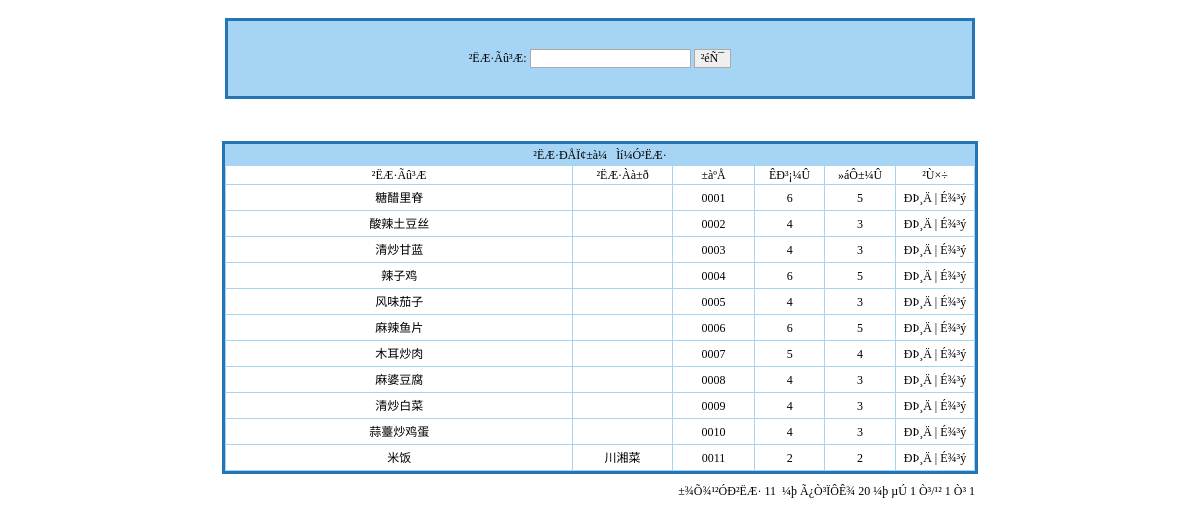
/admin/goods.php (signed in), run on the app's committed database.
### tables this page shows
CREATE TABLE `goods` (
  `id` int(4) NOT NULL AUTO_INCREMENT,
  `name` varchar(25) DEFAULT NULL COMMENT '外卖名称',
  `jianjie` mediumtext COMMENT '外卖介绍',
  `xinghao` varchar(25) DEFAULT NULL COMMENT '外卖型号',
  `tupian` varchar(200) DEFAULT NULL COMMENT '外卖图片',
  `shuliang` int(4) DEFAULT NULL COMMENT '外卖数量',
  `cishu` int(4) DEFAULT NULL COMMENT '卖出次数',
  `huiyuanjia` varchar(25) DEFAULT NULL COMMENT '会员价',
  `shichangjia` varchar(25) DEFAULT NULL COMMENT '市场价',
  `leibie` varchar(25) DEFAULT NULL COMMENT '类别',
  `addtime` timestamp NOT NULL DEFAULT CURRENT_TIMESTAMP COMMENT '添加时间',
  `hits` int(11) NOT NULL DEFAULT '1',
  PRIMARY KEY (`id`)
);

CREATE TABLE `leibie` (
  `id` int(10) NOT NULL AUTO_INCREMENT,
  `name` varchar(50) NOT NULL,
  PRIMARY KEY (`id`)
);

### conn.php (called while the page is built, shortened)
<?php
function get_name($id,$table)
{
	$sql="select * from $table where id=$id";
	$r=mysql_query($sql);
	$rows=mysql_fetch_array($r);
	return $rows[name];
}
?>

### admin/goods.php (the view, shortened to what this page needs)
<html>
<head>
<link rel="stylesheet" type="text/css" href="skin/css/base.css">
</head>
<?php
  include("../conn.php");
?>
<body topmargin="0" leftmargin="0" bottommargin="0">  <br><table width="750" border="0" align="center" cellpadding="0" cellspacing="0" class="table_big">
 <tr>
    <td height="75" ><form name="form1" method="post" action="?act=search">
  <p align="center">²ËÆ·Ãû³Æ:
    <input type="text" name="name" id="name">
    <input type="submit" name="button" id="button" value="²éÑ¯">
  </p>
</form></td>
  </tr>
</table>
<?php
 $where =" where 1=1";
$q="select count(*) as total from goods $where";
	   $sql=mysql_query($q);
	   $data=mysql_fetch_array($sql);
	   $total=$data[total];
?>
  <p>&nbsp;</p>
  <table width="750" border="0" align="center" cellpadding="0" cellspacing="0" class="table_big">
  <tr>
    <td height="75" ><table width="750" height="86" border="0" cellpadding="0" cellspacing="1">
	  <tr>
        <td height="20" colspan="10"><div align="center" >²ËÆ·ÐÅÏ¢±à¼­   &nbsp;&nbsp;<a href="goods_add.php">Ìí¼Ó²ËÆ·</a></div></td>
      </tr>
      <tr>
        <td width="302" bgcolor="#FFFFFF"><div align="center">²ËÆ·Ãû³Æ</div></td>
        <td width="86" bgcolor="#FFFFFF"><div align="center">²ËÆ·Àà±ð</div></td>
        <td width="71" bgcolor="#FFFFFF"><div align="center">±àºÅ</div></td>
        <td width="60" bgcolor="#FFFFFF"><div align="center">ÊÐ³¡¼Û</div></td>
        <td width="61" bgcolor="#FFFFFF"><div align="center">»áÔ±¼Û</div></td>
        <td width="68" bgcolor="#FFFFFF"><div align="center">²Ù×÷</div></td>
      </tr>
	  <?php
	       $pagesize=20;
		   if ($total<=$pagesize){
		      $pagecount=1;
			}
			if(($total%$pagesize)!=0){
			   $pagecount=intval($total/$pagesize)+1;
			}else{
			   $pagecount=$total/$pagesize;
			}
			if(($_GET[page])==""){
			    $page=1;
			}else{
			    $page=intval($_GET[page]);
			}
           $sql1=mysql_query("select * from goods $where order by addtime desc limit ".($page-1)*$pagesize.",$pagesize");
		   while($list=mysql_fetch_array($sql1))
		    {
	  ?>
      <tr>
        <td height="25" bgcolor="#FFFFFF">
          <div align="center"><?php  echo $list[name];?></div></td>
        <td height="25" bgcolor="#FFFFFF"><div align="center"><?php  echo
			get_name($list[leibie],'leibie')?></div></td>
        <td height="25" bgcolor="#FFFFFF"><div align="center"><?php  echo $list[xinghao];?></div></td>
        <td height="25" bgcolor="#FFFFFF"><div align="center"><?php  echo $list[shichangjia];?></div></td>
        <td height="25" bgcolor="#FFFFFF"><div align="center"><?php  echo $list[huiyuanjia];?></div></td>
        <td height="25" bgcolor="#FFFFFF"><div align="center"><a href="goods_edit.php?id=<?php  echo $list[id];?>">ÐÞ¸Ä</a> |  <a href="goods_del.php?id=<?php  echo $list['id']; ?>" class="ajaxlink"  onclick="return confirm('È·¶¨ÒªÉ¾³ýÂð');" >É¾³ý</a></div></td>
      </tr>
	 <?php
	    }
      ?>
    </table></td>
  </tr>
</table>
<table width="750" height="33" border="0" align="center" cellpadding="0" cellspacing="0">
  <tr>
    <td width="165">
	  <div align="left"></td>
    <td width="585"><div align="right">&nbsp;±¾Õ¾¹²ÓÐ²ËÆ·
        <?php
		   echo $total;
		  ?>
        &nbsp;¼þ&nbsp;Ã¿Ò³ÏÔÊ¾&nbsp;<?php  echo $pagesize;?>&nbsp;¼þ&nbsp;µÚ&nbsp;<?php  echo $page;?>&nbsp;Ò³/¹²&nbsp;<?php  echo $pagecount; ?>&nbsp;Ò³
        <?php
		   if($pagecount<=4){
		    for($i=1;$i<=$pagecount;$i++){
		  ?>
        <a href="shu.php?page=<?php  echo $i;?>"><?php  echo $i;?></a>
        <?php
		     }
        }?>
    </div></td>
  </tr>
</table>
<p>&nbsp;</p>
</body>
</html>

### css/base.css (style rules this page uses)
* { font-size: 12px; font-family: "����"; }
td { line-height: 1.5; }
body { font-size: 12px; line-height: 1.5; font-family: "����"; }
form,h1,h2,h3,ul,ol,div { margin: 0; padding:0; }
td,th,div { word-break:break-all; word-wrap:break-word; }
a:link { font-size: 9pt; color: #000000; text-decoration: none; font-family: ""����""; }
input { border: 1px solid #ababab; }

### admin/base.css (style rules this page uses)
.table_big { background-color: #A6D4F5; border: 3px solid #2575B4; }

### data on the page
goods: name "糖醋里脊", xinghao "0001", shichangjia "6", huiyuanjia "5"
goods: name "酸辣土豆丝", xinghao "0002", shichangjia "4", huiyuanjia "3"
goods: name "清炒甘蓝", xinghao "0003", shichangjia "4", huiyuanjia "3"
goods: name "辣子鸡", xinghao "0004", shichangjia "6", huiyuanjia "5"
goods: name "风味茄子", xinghao "0005", shichangjia "4", huiyuanjia "3"
goods: name "麻辣鱼片", xinghao "0006", shichangjia "6", huiyuanjia "5"
goods: name "木耳炒肉", xinghao "0007", shichangjia "5", huiyuanjia "4"
goods: name "麻婆豆腐", xinghao "0008", shichangjia "4", huiyuanjia "3"
goods: name "清炒白菜", xinghao "0009", shichangjia "4", huiyuanjia "3"
goods: name "蒜薹炒鸡蛋", xinghao "0010", shichangjia "4", huiyuanjia "3"
goods: name "米饭", leibie.name "川湘菜", xinghao "0011", shichangjia "2", huiyuanjia "2"

### other printed values
$total "11"
$pagesize "20"
$page "1"
$pagecount "1"
